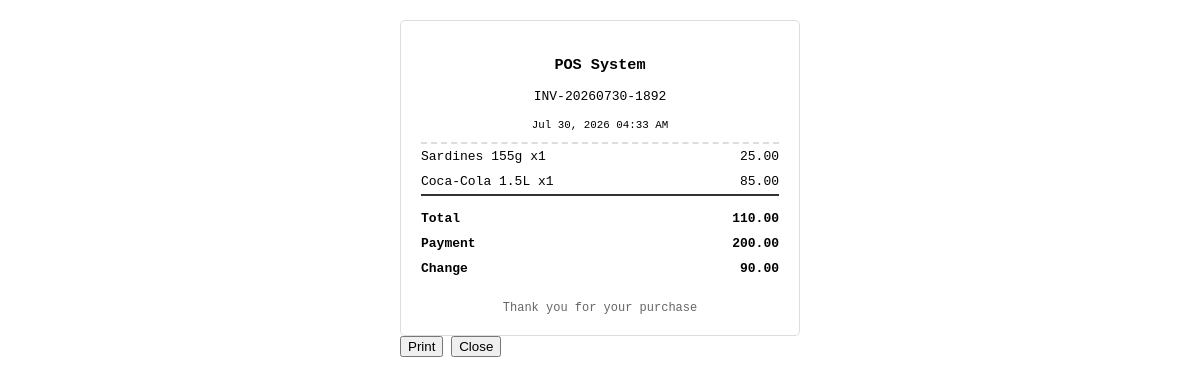
Page /pos-system/pages/view-receipt.php?id=2 (signed in) on the committed database.
### tables this page shows
CREATE TABLE `sales` (
  `id` int(11) NOT NULL,
  `invoice_number` varchar(50) NOT NULL,
  `user_id` int(11) DEFAULT NULL,
  `grand_total` decimal(10,2) DEFAULT 0.00,
  `payment_amount` decimal(10,2) DEFAULT 0.00,
  `change_amount` decimal(10,2) DEFAULT 0.00,
  `sale_date` timestamp NOT NULL DEFAULT current_timestamp()
);

CREATE TABLE `sale_items` (
  `id` int(11) NOT NULL,
  `sale_id` int(11) DEFAULT NULL,
  `product_id` int(11) DEFAULT NULL,
  `quantity` int(11) NOT NULL,
  `price` decimal(10,2) NOT NULL,
  `subtotal` decimal(10,2) NOT NULL
);

CREATE TABLE `products` (
  `id` int(11) NOT NULL,
  `product_code` varchar(50) NOT NULL,
  `name` varchar(100) NOT NULL,
  `price` decimal(10,2) NOT NULL,
  `stock` int(11) DEFAULT 0,
  `category` varchar(50) DEFAULT NULL,
  `created_at` timestamp NOT NULL DEFAULT current_timestamp()
);

### pos-system/pages/view-receipt.php (the view, shortened to what this page needs)
<?php
require_once '../config/database.php';
$id = $_GET['id'] ?? 0;
$stmt = $pdo->prepare("SELECT s.*, u.full_name as staff_name FROM sales s LEFT JOIN users u ON s.user_id = u.id WHERE s.id = ?");
$stmt->execute([$id]);
$sale = $stmt->fetch();
$items = $pdo->prepare("SELECT si.*, p.name FROM sale_items si JOIN products p ON si.product_id = p.id WHERE si.sale_id = ?");
$items->execute([$id]);
?>
<!DOCTYPE html>
<html>
<head>
</head>
<body>
<div class="receipt">
    <div class="header">
        <h3>POS System</h3>
        <p><?php echo $sale['invoice_number']; ?></p>
        <small><?php echo date('M d, Y h:i A', strtotime($sale['sale_date'])); ?></small>
    </div>
    <?php while($item = $items->fetch()): ?>
    <div class="item">
        <span><?php echo $item['name']; ?> x<?php echo $item['quantity']; ?></span>
        <span><?php echo number_format($item['subtotal'], 2); ?></span>
    </div>
    <?php endwhile; ?>
    <div class="total">
        <div class="item"><span>Total</span><span><?php echo number_format($sale['grand_total'], 2); ?></span></div>
        <div class="item"><span>Payment</span><span><?php echo number_format($sale['payment_amount'], 2); ?></span></div>
        <div class="item"><span>Change</span><span><?php echo number_format($sale['change_amount'], 2); ?></span></div>
    </div>
    <div class="footer">Thank you for your purchase</div>
</div>
<button onclick="window.print()" class="btn btn-primary no-print mt-3">Print</button>
<button onclick="window.close()" class="btn btn-secondary no-print mt-3">Close</button>
</body>
</html>

### pos-system/pages/view-receipt.php (style rules this page uses)
body { font-family: monospace; padding: 20px; max-width: 400px; margin: auto; }
.receipt { border: 1px solid #ddd; padding: 20px; border-radius: 5px; background: white; }
.header { text-align: center; border-bottom: 2px dashed #ddd; padding-bottom: 10px; }
.item { display: flex; justify-content: space-between; padding: 5px 0; }
.total { border-top: 2px solid #333; padding-top: 10px; font-weight: bold; }
.footer { text-align: center; margin-top: 20px; font-size: 12px; color: #666; }

### rows in the picture
sales: invoice_number "INV-20260730-1892", sale_date "Jul 30, 2026 04:33 AM", grand_total "110.00", payment_amount "200.00", change_amount "90.00"
sale_items: product.name "Sardines 155g", quantity "1", subtotal "25.00"
sale_items: product.name "Coca-Cola 1.5L", quantity "1", subtotal "85.00"
